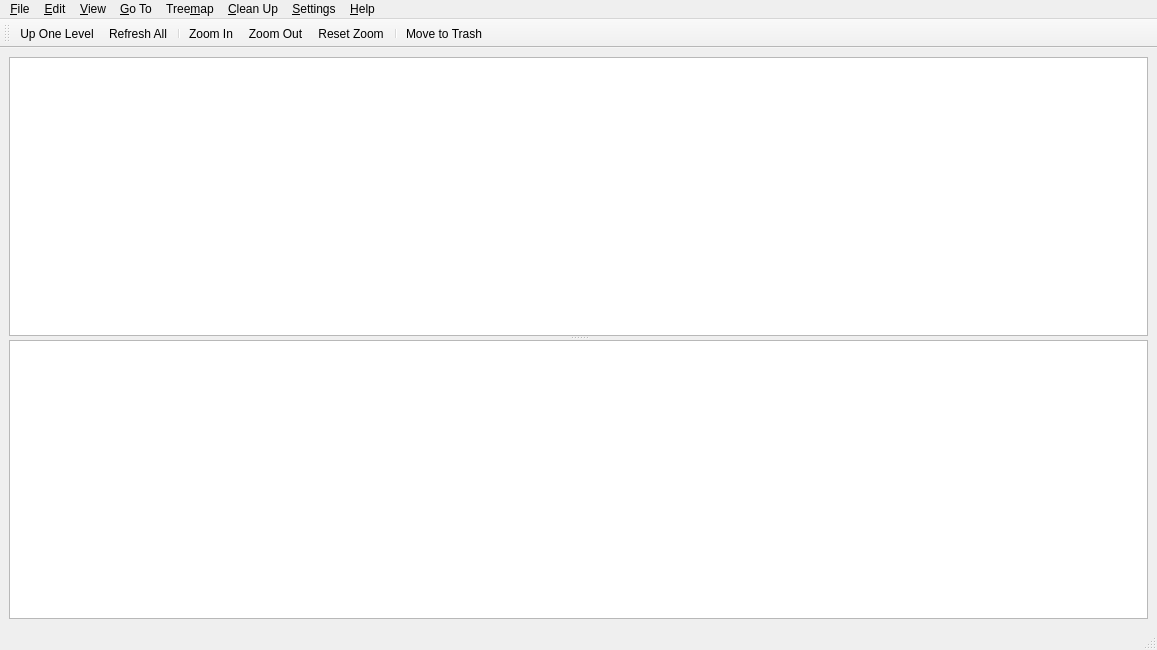
<?xml version="1.0" encoding="UTF-8"?>
<ui version="4.0">
 <author>Stefan Hundhammer</author>
 <class>MainWindow</class>
 <widget class="QMainWindow" name="MainWindow">
  <property name="geometry">
   <rect>
    <x>0</x>
    <y>0</y>
    <width>1157</width>
    <height>650</height>
   </rect>
  </property>
  <property name="windowTitle">
   <string>QZedStat</string>
  </property>
  <property name="windowIcon">
   <iconset resource="icons.qrc">
    <normaloff>:/icons/QZedStat.png</normaloff>:/icons/QZedStat.png</iconset>
  </property>
  <widget class="QWidget" name="centralWidget">
   <layout class="QVBoxLayout" name="verticalLayout">
    <item>
     <widget class="QSplitter" name="mainWinSplitter">
      <property name="orientation">
       <enum>Qt::Vertical</enum>
      </property>
      <widget class="QZedStat::DirTreeView" name="dirTreeView"/>
      <widget class="QZedStat::TreemapView" name="treemapView"/>
     </widget>
    </item>
   </layout>
  </widget>
  <widget class="QMenuBar" name="menubar">
   <property name="geometry">
    <rect>
     <x>0</x>
     <y>0</y>
     <width>1157</width>
     <height>22</height>
    </rect>
   </property>
   <widget class="QMenu" name="menuFile">
    <property name="title">
     <string>&amp;File</string>
    </property>
    <addaction name="actionOpen"/>
    <addaction name="actionRefreshAll"/>
    <addaction name="actionRefreshSelected"/>
    <addaction name="separator"/>
    <addaction name="actionReadExcludedDirectory"/>
    <addaction name="actionContinueReadingAtMountPoint"/>
    <addaction name="actionStopReading"/>
    <addaction name="separator"/>
    <addaction name="actionAskWriteCache"/>
    <addaction name="actionAskReadCache"/>
    <addaction name="separator"/>
    <addaction name="actionQuit"/>
   </widget>
   <widget class="QMenu" name="menuView">
    <property name="title">
     <string>&amp;View</string>
    </property>
    <widget class="QMenu" name="menuExpandTreeToLevel">
     <property name="title">
      <string>E&amp;xpand Tree To Level</string>
     </property>
     <addaction name="actionExpandTreeLevel0"/>
     <addaction name="actionExpandTreeLevel1"/>
     <addaction name="actionExpandTreeLevel2"/>
     <addaction name="actionExpandTreeLevel3"/>
     <addaction name="actionExpandTreeLevel4"/>
     <addaction name="actionExpandTreeLevel5"/>
     <addaction name="actionExpandTreeLevel6"/>
     <addaction name="actionExpandTreeLevel7"/>
     <addaction name="actionExpandTreeLevel8"/>
     <addaction name="actionExpandTreeLevel9"/>
    </widget>
    <addaction name="actionCloseAllTreeLevels"/>
    <addaction name="menuExpandTreeToLevel"/>
   </widget>
   <widget class="QMenu" name="menuEdit">
    <property name="title">
     <string>&amp;Edit</string>
    </property>
    <addaction name="actionCopyUrlToClipboard"/>
    <addaction name="actionMoveToTrash"/>
   </widget>
   <widget class="QMenu" name="menuTreemap">
    <property name="title">
     <string>Tree&amp;map</string>
    </property>
    <addaction name="actionShowTreemap"/>
    <addaction name="separator"/>
    <addaction name="actionTreemapZoomIn"/>
    <addaction name="actionTreemapZoomOut"/>
    <addaction name="actionResetTreemapZoom"/>
    <addaction name="actionTreemapRebuild"/>
   </widget>
   <widget class="QMenu" name="menuGoTo">
    <property name="title">
     <string>&amp;Go To</string>
    </property>
    <addaction name="actionGoUp"/>
    <addaction name="actionGoToToplevel"/>
   </widget>
   <widget class="QMenu" name="menuHelp">
    <property name="title">
     <string>&amp;Help</string>
    </property>
    <addaction name="actionAbout"/>
    <addaction name="actionAboutQt"/>
   </widget>
   <widget class="QMenu" name="menuCleanup">
    <property name="tearOffEnabled">
     <bool>true</bool>
    </property>
    <property name="title">
     <string>&amp;Clean Up</string>
    </property>
    <addaction name="actionMoveToTrash"/>
    <addaction name="separator"/>
   </widget>
   <widget class="QMenu" name="menuSettings">
    <property name="title">
     <string>&amp;Settings</string>
    </property>
    <addaction name="actionConfigure"/>
   </widget>
   <addaction name="menuFile"/>
   <addaction name="menuEdit"/>
   <addaction name="menuView"/>
   <addaction name="menuGoTo"/>
   <addaction name="menuTreemap"/>
   <addaction name="menuCleanup"/>
   <addaction name="menuSettings"/>
   <addaction name="menuHelp"/>
  </widget>
  <widget class="QStatusBar" name="statusBar"/>
  <widget class="QToolBar" name="toolBar">
   <property name="windowTitle">
    <string>toolBar</string>
   </property>
   <attribute name="toolBarArea">
    <enum>TopToolBarArea</enum>
   </attribute>
   <attribute name="toolBarBreak">
    <bool>false</bool>
   </attribute>
   <addaction name="actionGoUp"/>
   <addaction name="actionRefreshAll"/>
   <addaction name="separator"/>
   <addaction name="actionTreemapZoomIn"/>
   <addaction name="actionTreemapZoomOut"/>
   <addaction name="actionResetTreemapZoom"/>
   <addaction name="separator"/>
   <addaction name="actionMoveToTrash"/>
  </widget>
  <action name="actionQuit">
   <property name="icon">
    <iconset resource="icons.qrc">
     <normaloff>:/icons/window-close.png</normaloff>:/icons/window-close.png</iconset>
   </property>
   <property name="text">
    <string>&amp;Quit</string>
   </property>
   <property name="toolTip">
    <string>Exit application</string>
   </property>
   <property name="shortcut">
    <string>Ctrl+Q</string>
   </property>
  </action>
  <action name="actionOpen">
   <property name="icon">
    <iconset resource="icons.qrc">
     <normaloff>:/icons/open-dir.png</normaloff>:/icons/open-dir.png</iconset>
   </property>
   <property name="text">
    <string>&amp;Open...</string>
   </property>
   <property name="toolTip">
    <string>Open a directory to scan.</string>
   </property>
   <property name="shortcut">
    <string>Ctrl+O</string>
   </property>
  </action>
  <action name="actionCloseAllTreeLevels">
   <property name="text">
    <string>&amp;Close All Tree Levels</string>
   </property>
   <property name="toolTip">
    <string>Close all branches of the directory tree.</string>
   </property>
  </action>
  <action name="actionExpandTreeLevel0">
   <property name="text">
    <string>Level &amp;0</string>
   </property>
   <property name="toolTip">
    <string>Expand (open) the directory tree to level 0.</string>
   </property>
  </action>
  <action name="actionExpandTreeLevel1">
   <property name="text">
    <string>Level &amp;1</string>
   </property>
   <property name="toolTip">
    <string>Expand (open) the directory tree to level 1.</string>
   </property>
   <property name="shortcut">
    <string>Ctrl+1</string>
   </property>
  </action>
  <action name="actionExpandTreeLevel2">
   <property name="text">
    <string>Level &amp;2</string>
   </property>
   <property name="toolTip">
    <string>Expand (open) the directory tree to level 2.</string>
   </property>
   <property name="shortcut">
    <string>Ctrl+2</string>
   </property>
  </action>
  <action name="actionExpandTreeLevel3">
   <property name="text">
    <string>Level &amp;3</string>
   </property>
   <property name="toolTip">
    <string>Expand (open) the directory tree to level 3.</string>
   </property>
   <property name="shortcut">
    <string>Ctrl+3</string>
   </property>
  </action>
  <action name="actionExpandTreeLevel4">
   <property name="text">
    <string>Level &amp;4</string>
   </property>
   <property name="toolTip">
    <string>Expand (open) the directory tree to level 4.</string>
   </property>
   <property name="shortcut">
    <string>Ctrl+4</string>
   </property>
  </action>
  <action name="actionExpandTreeLevel5">
   <property name="text">
    <string>Level &amp;5</string>
   </property>
   <property name="toolTip">
    <string>Expand (open) the directory tree to level 5.</string>
   </property>
   <property name="shortcut">
    <string>Ctrl+5</string>
   </property>
  </action>
  <action name="actionExpandTreeLevel6">
   <property name="text">
    <string>Level &amp;6</string>
   </property>
   <property name="toolTip">
    <string>Expand (open) the directory tree to level 6.</string>
   </property>
   <property name="shortcut">
    <string>Ctrl+6</string>
   </property>
  </action>
  <action name="actionExpandTreeLevel7">
   <property name="text">
    <string>Level &amp;7</string>
   </property>
   <property name="toolTip">
    <string>Expand (open) the directory tree to level 7.</string>
   </property>
   <property name="shortcut">
    <string>Ctrl+7</string>
   </property>
  </action>
  <action name="actionExpandTreeLevel8">
   <property name="text">
    <string>Level &amp;8</string>
   </property>
   <property name="toolTip">
    <string>Expand (open) the directory tree to level 8.</string>
   </property>
   <property name="shortcut">
    <string>Ctrl+8</string>
   </property>
  </action>
  <action name="actionExpandTreeLevel9">
   <property name="text">
    <string>Level &amp;9</string>
   </property>
   <property name="toolTip">
    <string>Expand (open) the directory tree to level 9.</string>
   </property>
   <property name="shortcut">
    <string>Ctrl+9</string>
   </property>
  </action>
  <action name="actionStopReading">
   <property name="icon">
    <iconset resource="icons.qrc">
     <normaloff>:/icons/stop.png</normaloff>:/icons/stop.png</iconset>
   </property>
   <property name="text">
    <string>&amp;Stop Reading</string>
   </property>
   <property name="toolTip">
    <string>Stop reading directories.</string>
   </property>
   <property name="shortcut">
    <string>Ctrl+C</string>
   </property>
  </action>
  <action name="actionAskWriteCache">
   <property name="icon">
    <iconset resource="icons.qrc">
     <normaloff>:/icons/document-export.png</normaloff>:/icons/document-export.png</iconset>
   </property>
   <property name="text">
    <string>&amp;Write To Cache File...</string>
   </property>
   <property name="toolTip">
    <string>Write the current directory tree to a cache file.</string>
   </property>
  </action>
  <action name="actionAskReadCache">
   <property name="icon">
    <iconset resource="icons.qrc">
     <normaloff>:/icons/document-import.png</normaloff>:/icons/document-import.png</iconset>
   </property>
   <property name="text">
    <string>&amp;Read Cache File...</string>
   </property>
   <property name="toolTip">
    <string>Read a directory tree from a cache file.</string>
   </property>
  </action>
  <action name="actionRefreshAll">
   <property name="icon">
    <iconset resource="icons.qrc">
     <normaloff>:/icons/refresh.png</normaloff>:/icons/refresh.png</iconset>
   </property>
   <property name="text">
    <string>Refresh &amp;All</string>
   </property>
   <property name="toolTip">
    <string>Re-read the entire directory tree from disk.</string>
   </property>
   <property name="shortcut">
    <string>F5</string>
   </property>
  </action>
  <action name="actionCopyUrlToClipboard">
   <property name="icon">
    <iconset resource="icons.qrc">
     <normaloff>:/icons/edit-copy.png</normaloff>:/icons/edit-copy.png</iconset>
   </property>
   <property name="text">
    <string>&amp;Copy URL</string>
   </property>
   <property name="toolTip">
    <string>Copy the full path of the current item to the system clipboard for use in other applications.</string>
   </property>
   <property name="shortcut">
    <string>Ctrl+C</string>
   </property>
  </action>
  <action name="actionTreemapZoomIn">
   <property name="icon">
    <iconset resource="icons.qrc">
     <normaloff>:/icons/zoom-in.png</normaloff>:/icons/zoom-in.png</iconset>
   </property>
   <property name="text">
    <string>Zoom &amp;In</string>
   </property>
   <property name="toolTip">
    <string>Zoom the treemap in (enlarge) one level.</string>
   </property>
   <property name="shortcut">
    <string>Ctrl++</string>
   </property>
  </action>
  <action name="actionTreemapZoomOut">
   <property name="icon">
    <iconset resource="icons.qrc">
     <normaloff>:/icons/zoom-out.png</normaloff>:/icons/zoom-out.png</iconset>
   </property>
   <property name="text">
    <string>Zoom &amp;Out</string>
   </property>
   <property name="toolTip">
    <string>Zoom the treemap out one level.</string>
   </property>
   <property name="shortcut">
    <string>Ctrl+-</string>
   </property>
  </action>
  <action name="actionResetTreemapZoom">
   <property name="icon">
    <iconset resource="icons.qrc">
     <normaloff>:/icons/zoom-best-fit.png</normaloff>:/icons/zoom-best-fit.png</iconset>
   </property>
   <property name="text">
    <string>&amp;Reset Zoom</string>
   </property>
   <property name="toolTip">
    <string>Reset the treemap zoom factor to normal.</string>
   </property>
   <property name="shortcut">
    <string>Ctrl+0</string>
   </property>
  </action>
  <action name="actionTreemapRebuild">
   <property name="text">
    <string>Re&amp;build</string>
   </property>
   <property name="toolTip">
    <string>Rebuild the treemap.</string>
   </property>
  </action>
  <action name="actionShowTreemap">
   <property name="checkable">
    <bool>true</bool>
   </property>
   <property name="checked">
    <bool>true</bool>
   </property>
   <property name="text">
    <string>&amp;Show Treemap</string>
   </property>
   <property name="toolTip">
    <string>Enable or disable showing the treemap view.</string>
   </property>
   <property name="shortcut">
    <string>F9</string>
   </property>
  </action>
  <action name="actionGoUp">
   <property name="icon">
    <iconset resource="icons.qrc">
     <normaloff>:/icons/go-up.png</normaloff>:/icons/go-up.png</iconset>
   </property>
   <property name="text">
    <string>&amp;Up One Level</string>
   </property>
   <property name="toolTip">
    <string>Navigate one directory level up.</string>
   </property>
   <property name="shortcut">
    <string>Alt+Up</string>
   </property>
  </action>
  <action name="actionGoToToplevel">
   <property name="icon">
    <iconset resource="icons.qrc">
     <normaloff>:/icons/go-top.png</normaloff>:/icons/go-top.png</iconset>
   </property>
   <property name="text">
    <string>&amp;Toplevel</string>
   </property>
   <property name="toolTip">
    <string>Navigate to the toplevel directory of this tree.</string>
   </property>
   <property name="shortcut">
    <string>Ctrl+Home</string>
   </property>
  </action>
  <action name="actionAbout">
   <property name="icon">
    <iconset resource="icons.qrc">
     <normaloff>:/icons/QZedStat.png</normaloff>:/icons/QZedStat.png</iconset>
   </property>
   <property name="text">
    <string>&amp;About QZedStat...</string>
   </property>
   <property name="toolTip">
    <string>Show version, copyright and license information about this program.</string>
   </property>
  </action>
  <action name="actionAboutQt">
   <property name="text">
    <string>About &amp;Qt...</string>
   </property>
   <property name="toolTip">
    <string>Show information about the Qt version used for building this program.</string>
   </property>
  </action>
  <action name="actionRefreshSelected">
   <property name="text">
    <string>Re&amp;fresh Selected</string>
   </property>
   <property name="toolTip">
    <string>Reread the selected branch from disk.</string>
   </property>
  </action>
  <action name="actionReadExcludedDirectory">
   <property name="text">
    <string>Read &amp;Excluded Directory</string>
   </property>
   <property name="toolTip">
    <string>Read a directory that was excluded by an exclude rule.</string>
   </property>
  </action>
  <action name="actionContinueReadingAtMountPoint">
   <property name="icon">
    <iconset resource="icons.qrc">
     <normaloff>:/icons/hard-disk.png</normaloff>:/icons/hard-disk.png</iconset>
   </property>
   <property name="text">
    <string>Continue Reading at &amp;Mount Point</string>
   </property>
  </action>
  <action name="actionConfigure">
   <property name="icon">
    <iconset resource="icons.qrc">
     <normaloff>:/icons/preferences.png</normaloff>:/icons/preferences.png</iconset>
   </property>
   <property name="text">
    <string>&amp;Configure QZedStat</string>
   </property>
   <property name="toolTip">
    <string>Configure QZedStat</string>
   </property>
  </action>
  <action name="actionVerboseSelection">
   <property name="checkable">
    <bool>true</bool>
   </property>
   <property name="text">
    <string>Verbose Selection</string>
   </property>
   <property name="toolTip">
    <string>Switch verbose logging of selecting and unselecting items on or off.</string>
   </property>
   <property name="shortcut">
    <string>Shift+F7</string>
   </property>
  </action>
  <action name="actionMoveToTrash">
   <property name="icon">
    <iconset resource="icons.qrc">
     <normaloff>:/icons/trashcan.png</normaloff>:/icons/trashcan.png</iconset>
   </property>
   <property name="text">
    <string>Move to &amp;Trash</string>
   </property>
   <property name="toolTip">
    <string>Move the selected items to the trash bin.</string>
   </property>
   <property name="shortcut">
    <string>Del</string>
   </property>
  </action>
  <action name="actionDumpSelection">
   <property name="text">
    <string>Dump Selection to Log</string>
   </property>
   <property name="shortcut">
    <string>F7</string>
   </property>
  </action>
 </widget>
 <customwidgets>
  <customwidget>
   <class>QZedStat::DirTreeView</class>
   <extends>QTreeView</extends>
   <header>DirTreeView.h</header>
  </customwidget>
  <customwidget>
   <class>QZedStat::TreemapView</class>
   <extends>QGraphicsView</extends>
   <header>TreemapView.h</header>
  </customwidget>
 </customwidgets>
 <resources>
  <include location="icons.qrc"/>
 </resources>
 <connections/>
</ui>
